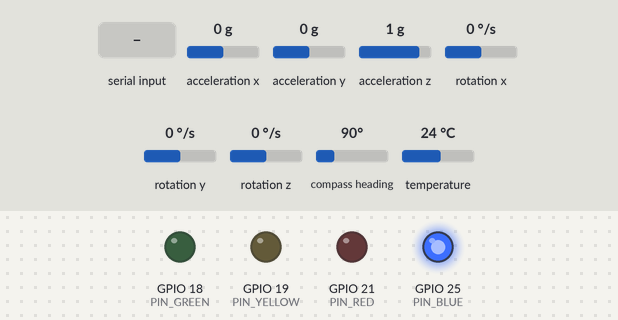
A sketch run on a simulated ESP32. Shown: output pins drawn as LEDs (lit = HIGH). Inputs (shaded band) come from the test bench; at power-on: acceleration x 0 g, acceleration y 0 g, acceleration z 1 g, rotation x 0 °/s, rotation y 0 °/s, rotation z 0 °/s, compass heading 90°, temperature 24 °C. Nothing arrives over Bluetooth unless stated; what the sketch prints to the serial monitor is not drawn.

Above: at 1.2 s.
1.3 s: acceleration x set to -1.4 g
3.1 s: "90,45\n" received over the second serial link
Timing chart, 0 to 6.1 s (numbered marks = the images above; inputs shaded):
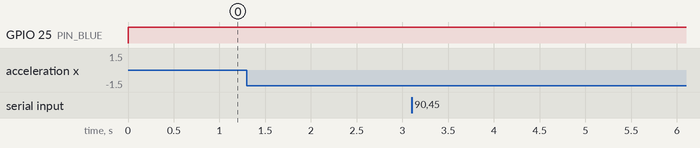

Measured:
- after the input at 1.3 s, every drawn part: stays the same
- after the input at 3.1 s, every drawn part: stays the same

The sketch:

SlaveEsp.ino
```cpp
#include <Adafruit_LSM9DS1.h>
#include <Adafruit_Sensor.h>
#include <Wire.h>
#include <deque>
#include "BluetoothSerial.h"


// ---------- Constants ----------
#define BAUD_RATE 115200
#define DELAY_LOOP_MS 200

#define PIN_SDA 22
#define PIN_SCL 23
#define PIN_GREEN 18
#define PIN_YELLOW 19
#define PIN_RED 21
#define PIN_BLUE 25

#define STATE_GREEN 0
#define STATE_YELLOW 1
#define STATE_RED 2

#define REST_MAGNITUDE 9.81
#define BITE_THRESHOLD 1.5             // Threshold to detect bite (delta from rest)
#define BITE_DEBOUNCE_MS 1500          // Minimum time between bite detections
#define BITE_WINDOW_MS 60000           // 1 minute window for calculating bites/min
#define BITE_UPDATE_INTERVAL_MS 5000   // Update LEDs every 5s


// ---------- Globals ----------
BluetoothSerial SerialBT;
Adafruit_LSM9DS1 lsm = Adafruit_LSM9DS1();

std::deque<unsigned long> biteTimestamps;
unsigned long lastBiteTime = 0;
unsigned long lastRateUpdate = 0;
bool inMotion = false;


// ---------- Setup ----------
void setup() {
  Serial.begin(BAUD_RATE);
  while (!Serial);
  Serial.println("Started");

  Wire.begin(PIN_SDA, PIN_SCL);

  pinMode(PIN_GREEN, OUTPUT);
  pinMode(PIN_YELLOW, OUTPUT);
  pinMode(PIN_RED, OUTPUT);
  pinMode(PIN_BLUE, OUTPUT);

  if (!lsm.begin()) {
    Serial.println("LSM9DS1 not found");
    while (1);
  }
  lsm.setupAccel(lsm.LSM9DS1_ACCELRANGE_2G);

  SerialBT.begin("ESP32Slave");
  Serial.println("Bluetooth device ready, name is ESP32Slave");
  printMacAddress();
}


// ---------- Loop ----------
void loop() {
  digitalWrite(PIN_BLUE, SerialBT.connected() ? HIGH : LOW);

  if (SerialBT.connected()) {
    handleSensorAndBiteDetection();
    updateBiteRateAndSend();
    receiveAndSetLED();
  }

  delay(DELAY_LOOP_MS);
}


// ---------- Functions ----------

/// Reads sensor and detects new bite events
void handleSensorAndBiteDetection() {
  sensors_event_t accel, mag, gyro, temp;
  lsm.getEvent(&accel, &mag, &gyro, &temp);

  float x = accel.acceleration.x;
  float y = accel.acceleration.y;
  float z = accel.acceleration.z;
  float magnitude = sqrt(x * x + y * y + z * z);
  float accelDelta = abs(magnitude - REST_MAGNITUDE);

  unsigned long now = millis();

  // Bite start
  if (accelDelta > BITE_THRESHOLD && !inMotion && (now - lastBiteTime > BITE_DEBOUNCE_MS)) {
    inMotion = true;
    lastBiteTime = now;
    biteTimestamps.push_back(now);
    Serial.println("Bite detected!");
  }

  // Return to idle
  if (accelDelta < BITE_THRESHOLD * 0.7 && inMotion) {
    inMotion = false;
  }
}

/// Computes rolling bite rate and sends it via Bluetooth
void updateBiteRateAndSend() {
  unsigned long now = millis();
  if (now - lastRateUpdate < BITE_UPDATE_INTERVAL_MS) return;

  // Clean up timestamps
  while (!biteTimestamps.empty() && (now - biteTimestamps.front() > BITE_WINDOW_MS)) {
    biteTimestamps.pop_front();
  }

  float bitesPerMinute = biteTimestamps.size() * (60000.0 / BITE_WINDOW_MS);
  Serial.print("Bite rate: ");
  Serial.println(bitesPerMinute);

  SerialBT.println(bitesPerMinute);
  lastRateUpdate = now;
}

/// Receives LED state from master and updates pins
void receiveAndSetLED() {
  if (!SerialBT.available()) return;

  String received = SerialBT.readStringUntil('\n');
  int state = received.toInt();
  Serial.print("Received LED state: ");
  Serial.println(state);
  setLED(state);
}

/// Updates onboard LED state
void setLED(int state) {
  digitalWrite(PIN_GREEN, state == STATE_GREEN ? HIGH : LOW);
  digitalWrite(PIN_YELLOW, state == STATE_YELLOW ? HIGH : LOW);
  digitalWrite(PIN_RED, state == STATE_RED ? HIGH : LOW);
}

/// Debug function to print MAC address
void printMacAddress() {
  uint8_t mac[6];
  SerialBT.getBtAddress(mac);
  Serial.print("MAC address: ");
  for (int i = 0; i < 6; i++) {
    if (mac[i] < 0x10) Serial.print("0");  // leading zero for values < 0x10
    Serial.print(mac[i], HEX);
    if (i < 5) Serial.print(":");
  }
  Serial.println();
}
```
